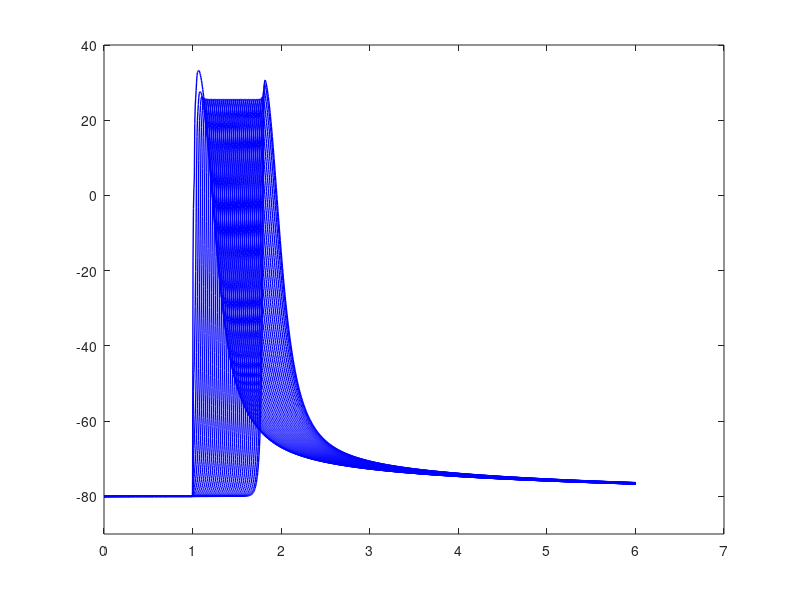

Here is the MATLAB script that generated this plot: (Note: this script raises an error after producing the figure.)
clc
clear all
close all

%%

xx=1 ;



%%

Data = csvread('misaligned_v_Abeta0_stimulateBOTH_edgedist0.1_.csv');

time = Data(:,1) ;

[satr, soton] = size(Data) ;


figure

for i=2:soton

plot(time , Data(:,i), '-b', 'LineWidth' , 1 )
hold on
end

%xlim([0 5])
ylim([-90 40])


Data1 = Data(:,2:soton) ;   %exclude time from the data

%%


soton=soton-1 ;
number_nodes =  soton ;

%%

n = 1 ;

s=n+1:number_nodes-n ; 
S1 = zeros(1,length(s)) ;
k=1 ;



for j=n+1:number_nodes-n

clear V
clear A AA1 AA2 pks locs L1 L2 B1 B2

V = Data1(:,j) ;

[pks , locs] = findpeaks(V,'MinPeakDistance',400, 'MinPeakHeight',0)     ;



for i=1:length(pks)
     
        
  A(1,:) = V(locs(i,1)-30:locs(i,1) , 1) ;
  
  AA1 = A(A>=-20) ;
  [L1]=knnsearch(AA1',-20) ;
   B1 = AA1(1,L1) ;
       
  AA2 = A(A<=-20) ;
  [L2]=knnsearch(AA2',-20) ;
   B2 = AA2(1,L2) ;
   
  [row1]=find(V==B1) ;
  [row2]=find(V==B2) ;
  
  if length(row1)>1 
      for l=1:length(row1)
          if row1(l) > locs(i,1)-30 && row1(l) < locs(i,1)
              row11 = row1(l) ;
          end
      end
         
      
  else
      row11 = row1 ;
  end
  
  if length(row2)>1 
      for l=1:length(row2)
          if row2(l) > locs(i,1)-30 && row2(l) < locs(i,1)
              row22 = row2(l) ;
          end
      end
         
      
  else
      row22 = row2 ;
  end
  
  
  
  
  T1 = time(row11,1) ;
  T2 = time(row22,1) ;
  
  
coefficients = polyfit([T1, T2], [B1, B2], 1);
a = coefficients (1);
b = coefficients (2);

f =  -20  ;

x = (f-b)/a  ;
     

S1(1,k) = x  ;

plot(x,-20 , '*r')

  end      

k=k+1  ;

end

%%

figure


for i=1:length(S1)

plot(S1(1,i) , 1 , '.', 'Color','none')
text(S1(1,i), 1, '|', 'VerticalAlignment','middle', 'HorizontalAlignment','center', 'Color','m')
hold on


end


ylim([0 5])


%% CV

Y = (19.6412800000000 * xx )*40 + (3 * xx) *2 + (8.05888000000000 *xx ) * 5 * 2 ;
nodes_dist = Y+1 ;


for i=1:length(S1)-1
R1 = S1(1,i+1)-S1(1,i) ;  %ms
R1=R1/1000 ;  %s
CV(1,i) = (nodes_dist*1e-6)/ R1  ;   %m/s
end


%%

figure
plot(s(1,1:length(s)-1) , CV , 'o-m')
xlim([0 50])
title('CV')
xlabel('node #')
ylabel('CV')

%% average CV

mean_CV = mean(CV(1,10:20))
